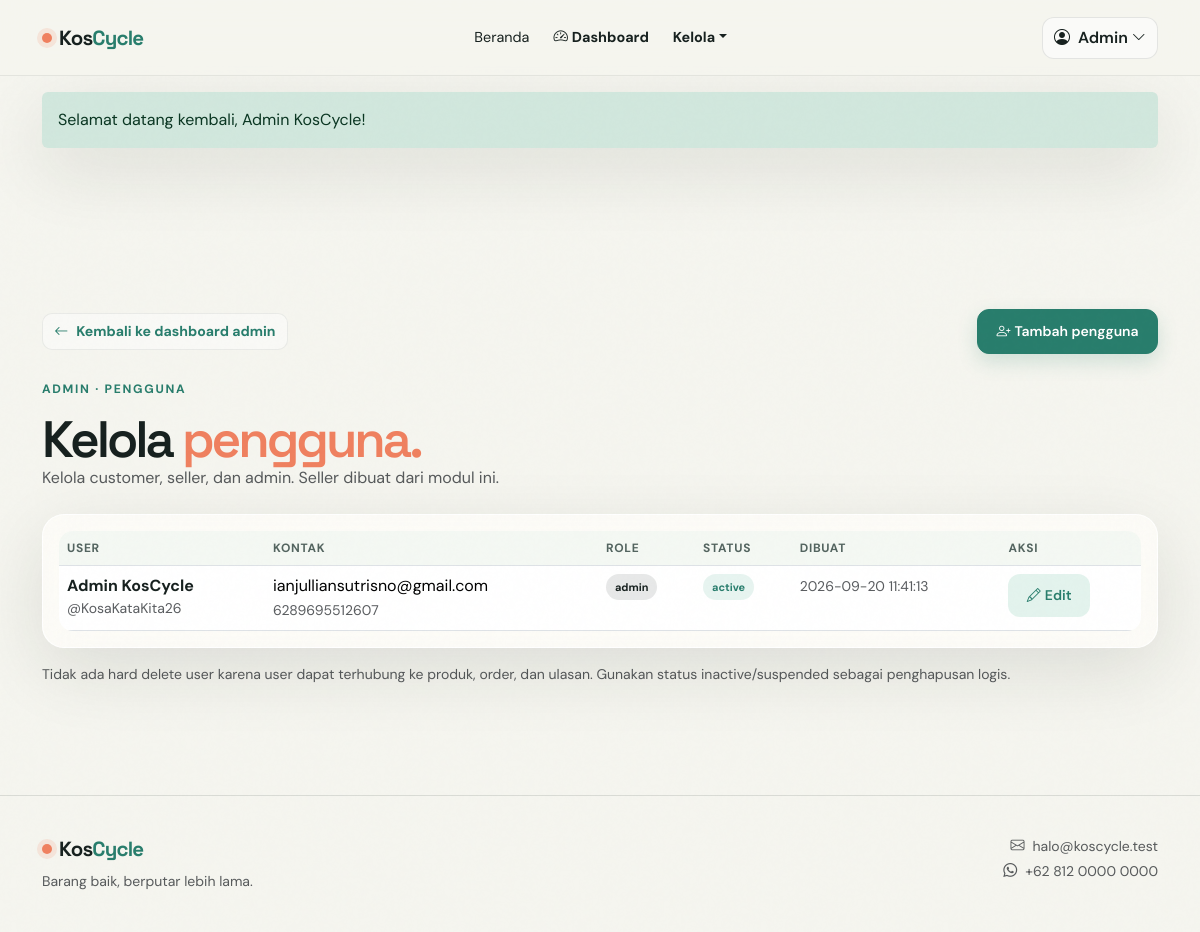
The app's page /pages/admin-users.php (signed in) with its own data.
### tables this page shows
CREATE TABLE users (
  id BIGINT UNSIGNED AUTO_INCREMENT PRIMARY KEY,
  full_name VARCHAR(120) NOT NULL,
  username VARCHAR(30) NOT NULL UNIQUE,
  whatsapp VARCHAR(20) NOT NULL,
  email VARCHAR(190) NOT NULL UNIQUE,
  password_hash VARCHAR(255) NOT NULL,
  role ENUM('customer','seller','admin') NOT NULL DEFAULT 'customer',
  otp_code VARCHAR(10) NULL,
  otp_expiry DATETIME NULL,
  is_verified TINYINT(1) NOT NULL DEFAULT 0,
  status ENUM('active','inactive','suspended') NOT NULL DEFAULT 'active',
  created_at TIMESTAMP NOT NULL DEFAULT CURRENT_TIMESTAMP,
  updated_at TIMESTAMP NOT NULL DEFAULT CURRENT_TIMESTAMP ON UPDATE CURRENT_TIMESTAMP
);

### includes/functions.php (called while the page is built, shortened)
<?php
require_once __DIR__ . '/../config/database.php';
function e(?string $value): string
{
    return htmlspecialchars($value ?? '', ENT_QUOTES, 'UTF-8');
}
function page_url(string $page, array $params = []): string
{
    $query = array_merge(['page' => $page], $params);
    return APP_URL . '/?' . http_build_query($query);
}
function flash(string $key, ?string $message = null): ?string
{
    $value = $_SESSION['flash'][$key] ?? null;
    return is_string($value) ? $value : null;
}

### config/database.php (called while the page is built, shortened)
<?php
function db(): PDO
{
    static $pdo = null;
    if ($pdo === null) {
        $dsn = 'mysql:host=' . DB_HOST . ';dbname=' . DB_NAME . ';charset=utf8mb4';
        $pdo = new PDO($dsn, DB_USER, DB_PASS, [
            PDO::ATTR_ERRMODE => PDO::ERRMODE_EXCEPTION,
            PDO::ATTR_DEFAULT_FETCH_MODE => PDO::FETCH_ASSOC,
            PDO::ATTR_EMULATE_PREPARES => false,
        ]);
    }
    return $pdo;
}

### includes/Repositories/UserRepository.php (called while the page is built, shortened)
<?php
class UserRepository {
 public function all():array{return db()->query('SELECT id,full_name,username,whatsapp,email,role,status,created_at FROM users ORDER BY id DESC')->fetchAll();}
}

### includes/auth.php (called while the page is built, shortened)
<?php
require_once __DIR__ . '/functions.php';
require_once __DIR__ . '/ui.php';
function current_user(): ?array
{
    static $loaded = false;
    static $user = null;
    if (!$loaded) {
        $loaded = true;
        $stmt = db()->prepare(
            'SELECT id, full_name, username, whatsapp, email, role, status, created_at
             FROM users WHERE id = ? AND status = "active" LIMIT 1'
        );
        $stmt->execute([(int) $_SESSION['user_id']]);
        $user = $stmt->fetch() ?: null;
    }
    return $user;
}
function require_auth(): void
{
    if (!current_user()) {
        flash('error', 'Silakan login terlebih dahulu untuk melanjutkan.');
        redirect(page_url('login'));
    }
}

### includes/authorization.php (called while the page is built, shortened)
<?php
require_once __DIR__ . '/auth.php';
require_once __DIR__ . '/ui.php';
function require_role(string $role): void
{
    require_auth();
}

### pages/admin-users.php (the view, shortened to what this page needs)
<?php
require_once __DIR__.'/../includes/authorization.php';require_role('admin');require_once __DIR__.'/../includes/Repositories/UserRepository.php';
$repo=new UserRepository();$errors=[];$me=(int)$_SESSION['user_id'];
$users=$repo->all();$pageTitle='Kelola Pengguna';require __DIR__.'/../includes/header.php';
?>
<section class="section-padding page-section"><div class="container"><div class="page-toolbar d-flex justify-content-between align-items-center gap-2 flex-wrap"><?=back_link('admin-dashboard','Kembali ke dashboard admin')?><a class="btn btn-primary btn-sm" href="<?=e(page_url('admin-user-form'))?>"><i class="bi bi-person-plus me-1"></i>Tambah pengguna</a></div><div class="section-heading mb-4"><span class="eyebrow">Admin · Pengguna</span><h2>Kelola <em>pengguna.</em></h2><p class="text-muted">Kelola customer, seller, dan admin. Seller dibuat dari modul ini.</p></div><?php if($errors):?><div class="alert alert-danger"><?=implode('<br>',array_map('e',$errors))?></div><?php endif;?><div class="glass-card p-3"><div class="table-responsive"><table class="table align-middle mb-0 admin-table"><thead><tr><th>User</th><th>Kontak</th><th>Role</th><th>Status</th><th>Dibuat</th><th>Aksi</th></tr></thead><tbody><?php foreach($users as $u):?><tr><td><strong><?=e($u['full_name'])?></strong><div class="small text-muted">@<?=e($u['username'])?></div></td><td><div><?=e($u['email'])?></div><small class="text-muted"><?=e($u['whatsapp'])?></small></td><td><span class="role-pill role-<?=e($u['role'])?>"><?=e($u['role'])?></span></td><td><span class="status-pill status-<?=e($u['status'])?>"><?=e($u['status'])?></span></td><td><small class="text-muted"><?=e($u['created_at'])?></small></td><td><div class="d-flex gap-2 flex-wrap"><a class="btn btn-soft btn-sm" href="<?=e(page_url('admin-user-edit',['id'=>$u['id']]))?>"><i class="bi bi-pencil me-1"></i>Edit</a><?php if((int)$u['id']!==$me):?><form method="post" class="m-0"><input type="hidden" name="csrf_token" value="<?=e(csrf_token())?>"><input type="hidden" name="user_id" value="<?=intval($u['id'])?>"><input type="hidden" name="status" value="<?=$u['status']==='active'?'inactive':'active'?>"><button class="btn btn-outline-secondary btn-sm"><?=$u['status']==='active'?'Nonaktifkan':'Aktifkan'?></button></form><?php endif;?></div></td></tr><?php endforeach;?></tbody></table></div></div><p class="small text-muted mt-3 mb-0">Tidak ada hard delete user karena user dapat terhubung ke produk, order, dan ulasan. Gunakan status inactive/suspended sebagai penghapusan logis.</p></div></section><?php require __DIR__.'/../includes/footer.php'; ?>

### includes/header.php (shortened to what this page needs)
<?php
require_once __DIR__ . '/auth.php';
require_once __DIR__ . '/ui.php';
$user = current_user();
$role = $user['role'] ?? null;
$dashboardPage = dashboard_page_for_role($role);
?>
<!doctype html>
<html lang="id">
<head>
<link href="https://cdn.jsdelivr.net/npm/bootstrap@5.3.3/dist/css/bootstrap.min.css" rel="stylesheet"><link href="https://cdn.jsdelivr.net/npm/bootstrap-icons@1.11.3/font/bootstrap-icons.min.css" rel="stylesheet">
<link href="<?= e(APP_URL) ?>/assets/css/app.css" rel="stylesheet"><link href="<?= e(APP_URL) ?>/assets/css/refinements.css" rel="stylesheet"><link href="<?= e(APP_URL) ?>/assets/css/dashboard-fixes.css" rel="stylesheet">
</head>
<body>
<div class="site-noise"></div>
<nav class="navbar navbar-expand-lg fixed-top glass-nav"><div class="container">
<a class="navbar-brand brand-mark" href="<?= e(APP_URL) ?>/"><span class="brand-dot"></span>Kos<span>Cycle</span></a>
<div class="collapse navbar-collapse" id="mainNav">
<ul class="navbar-nav mx-auto gap-lg-2 align-items-lg-center">
<li class="nav-item"><a class="nav-link" href="<?= e(APP_URL) ?>/">Beranda</a></li>
<?php if ($role): ?>
<li class="nav-item"><a class="nav-link nav-link-strong" href="<?= e(page_url($dashboardPage)) ?>"><i class="bi bi-speedometer2 me-1"></i>Dashboard</a></li>
<?php if ($role === 'customer'): ?><li class="nav-item"><a class="nav-link" href="<?= e(page_url('orders')) ?>">Pesanan</a></li><?php elseif ($role === 'seller'): ?><li class="nav-item"><a class="nav-link" href="<?= e(page_url('seller-products')) ?>">Produk saya</a></li><li class="nav-item"><a class="nav-link" href="<?= e(page_url('seller-orders')) ?>">Pesanan</a></li><?php else: ?>
<li class="nav-item dropdown"><a class="nav-link dropdown-toggle nav-link-strong" href="#" role="button" data-bs-toggle="dropdown">Kelola</a></li><?php endif; ?>
<?php endif; ?></ul>
<div class="d-flex align-items-center gap-2 nav-actions"><?php if ($user): ?><div class="dropdown"><button class="user-nav-btn" type="button" data-bs-toggle="dropdown" aria-expanded="false"><i class="bi bi-person-circle me-2"></i><span class="d-none d-sm-inline"><?= e(explode(' ', $user['full_name'])[0]) ?></span><i class="bi bi-chevron-down ms-1 small"></i></button></div><?php else: ?><a class="nav-link d-none d-sm-inline" href="<?= e(page_url('login')) ?>">Masuk</a><a class="btn btn-primary btn-sm" href="<?= e(page_url('register')) ?>">Daftar gratis <i class="bi bi-arrow-up-right ms-1"></i></a><?php endif; ?></div>
</div></div></nav><main>
<?php if ($message = flash('success')): ?><div class="container flash-wrap"><div class="alert alert-success glass-alert"><?= e($message) ?></div></div><?php endif; ?>

### includes/ui.php (shortened to what this page needs)
<?php
if (!function_exists('dashboard_page_for_role')) {
    function dashboard_page_for_role(?string $role): string
    {
        return match ($role) {
            'admin' => 'admin-dashboard',
            'seller' => 'seller-dashboard',
            default => 'customer-dashboard',
        };
    }
}
if (!function_exists('current_role')) {
    function current_role(): ?string
    {
        $user = function_exists('current_user') ? current_user() : null;
        return $user['role'] ?? null;
    }
}
if (!function_exists('back_link')) {
    function back_link(string $page, string $label = 'Kembali'): string
    {
        return '<a class="back-link" href="' . e(page_url($page)) . '"><i class="bi bi-arrow-left me-2"></i>' . e($label) . '</a>';
    }
}

### includes/footer.php (shortened to what this page needs)
</main>
<footer class="footer-section" id="kontak">
    <div class="container d-flex flex-column flex-md-row justify-content-between gap-3">
        <div><a class="brand-mark" href="<?= APP_URL ?>/"><span class="brand-dot"></span>Kos<span>Cycle</span></a><p class="small text-muted mt-2 mb-0">Barang baik, berputar lebih lama.</p></div>
        <div class="text-md-end small text-muted"><div><i class="bi bi-envelope me-2"></i>halo@koscycle.test</div><div class="mt-1"><i class="bi bi-whatsapp me-2"></i>+62 812 0000 0000</div></div>
    </div>
</footer>
</body>
</html>

### assets/css/app.css (style rules this page uses)
:root { --ink:#17211f;--muted:#6f7e79;--cream:#f5f5ef;--paper:#fffefa;--mint:#a8d8c8;--teal:#287d6c;--coral:#ef805f;--line:rgba(23,33,31,.12);--shadow:0 22px 70px rgba(23,33,31,.11) }
* { box-sizing:border-box }
html { scroll-behavior:smooth }
body { background:var(--cream);color:var(--ink);font-family:'DM Sans',sans-serif;overflow-x:hidden }
.site-noise { position:fixed;inset:0;opacity:.035;pointer-events:none;z-index:10;}
.glass-nav { background:rgba(245,245,239,.78);backdrop-filter:blur(18px);border-bottom:1px solid rgba(23,33,31,.08);height:76px }
.brand-mark { font:700 1.28rem 'Space Grotesk',sans-serif;letter-spacing:-.04em;color:var(--ink);text-decoration:none }
.brand-mark>span:last-child { color:var(--teal) }
.brand-dot { display:inline-block;width:10px;height:10px;background:var(--coral);border-radius:50%;margin:0 7px 2px 0;box-shadow:0 0 0 5px rgba(239,128,95,.15) }
.nav-link { color:var(--ink);font-size:.9rem }
.btn { border-radius:12px;font-weight:600;padding:.7rem 1.15rem }
.btn-primary { background:var(--teal);border-color:var(--teal);box-shadow:0 8px 20px rgba(40,125,108,.18) }
.btn-soft { background:rgba(168,216,200,.32);color:var(--teal);border:0 }
.eyebrow { font-size:.76rem;text-transform:uppercase;letter-spacing:.14em;font-weight:700;color:var(--teal);display:inline-flex;align-items:center;gap:7px }
.hero-copy h1 em,.auth-intro h1 em,h2 em { font-style:normal;color:var(--coral) }
.glass-card { background:rgba(255,254,250,.72);border:1px solid rgba(255,255,255,.85);box-shadow:var(--shadow);backdrop-filter:blur(20px);border-radius:22px }
.section-padding { padding:110px 0 }
.section-heading h2,.process-section h2 { font:600 3.2rem/1 'Space Grotesk';letter-spacing:-.06em;margin:14px 0 0 }
.footer-section { padding:40px 0;border-top:1px solid var(--line) }
.flash-wrap { padding-top:92px;position:relative;z-index:2 }
.glass-alert { border:0;box-shadow:var(--shadow) }

### assets/css/refinements.css (style rules this page uses)
.nav-actions { gap:1rem!important }

### assets/css/dashboard-fixes.css (style rules this page uses)
.user-nav-btn { border:1px solid rgba(23,33,31,.10);background:rgba(255,255,255,.55);color:var(--ink);border-radius:12px;padding:.5rem .7rem;font-weight:600 }
.page-section { padding-top:145px }
.page-toolbar { margin-bottom:22px }
.back-link { display:inline-flex;align-items:center;color:var(--teal);text-decoration:none;font-weight:700;font-size:.88rem }
.nav-link-strong { font-weight:700 }
.admin-table th { font-size:.75rem;text-transform:uppercase;letter-spacing:.06em;color:var(--muted);white-space:nowrap }
.admin-table td { vertical-align:top }
.role-pill,.status-pill { display:inline-flex;align-items:center;border-radius:20px;padding:5px 9px;font-size:.68rem;font-weight:700;white-space:nowrap }
.role-admin { background:rgba(23,33,31,.10);color:var(--ink) }
.status-active { background:rgba(168,216,200,.28);color:var(--teal) }
.page-toolbar { min-height:26px }
.back-link { background:rgba(255,255,255,.45);padding:.42rem .7rem;border-radius:10px;border:1px solid rgba(23,33,31,.07) }
.admin-table th { color: #53645f !important; background: rgba(168,216,200,.10); }
.admin-table td strong { color: var(--ink); }
.page-toolbar { position: relative; z-index: 1; }
html { overflow-x:hidden }
body { min-width:320px }
.navbar .container { min-width:0 }
.navbar-collapse { padding:10px 0 }
.navbar-nav { min-width:0 }
.nav-link { white-space:nowrap }
.section-heading h2,.dashboard-top h1 { overflow-wrap:anywhere }
.glass-card,.metric-card,.admin-shortcut,.dashboard-action { min-width:0 }
.table-responsive { border-radius:14px;-webkit-overflow-scrolling:touch }
.table-responsive table { min-width:680px }
.btn { white-space:normal }

### records on screen
users: full_name "Admin", full_name "Admin KosCycle", username "KosaKataKita26", email "ianjulliansutrisno@gmail.com", whatsapp "6289695512607", role "admin", status "active", created_at "2026-09-20 11:41:13"

### other values on screen
$message "Selamat datang kembali, Admin KosCycle!"
$label "Kembali ke dashboard admin"
